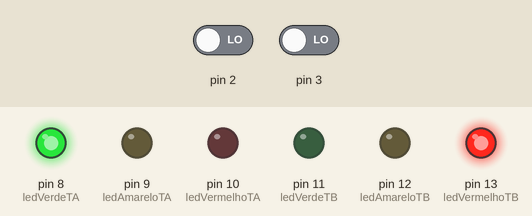
The sketch below on a simulated Arduino Uno, built with avr-gcc and run on an emulated ATmega328P. Parts: output pins drawn as LEDs (lit = HIGH). The test bench sets the inputs (shaded band); at power-on: pin 2 LOW, pin 3 LOW.

Above: at 5.0 s.
At 12.5 s:
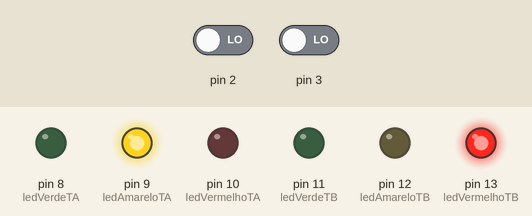
At 20.0 s:
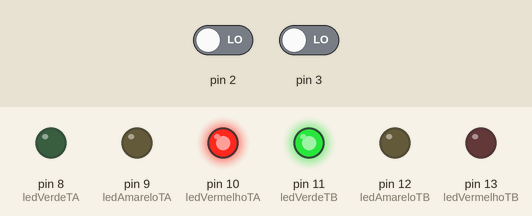
At 27.5 s:
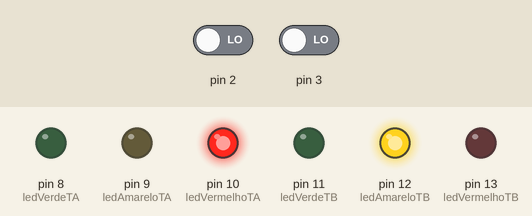
Timing chart, 0 to 39.0 s (numbered marks = the images above):
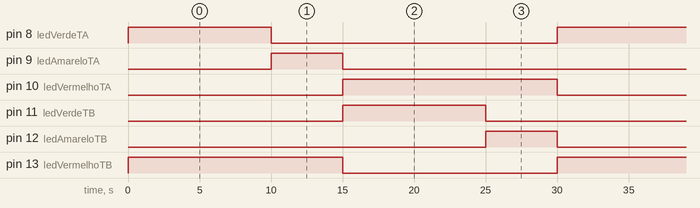

Measured:
- by itself, pin 8 (ledVerdeTA), pin 11 (ledVerdeTB): alternates HIGH for 10.0 s and LOW for 20.0 s
- by itself, pin 9 (ledAmareloTA), pin 12 (ledAmareloTB): alternates HIGH for 5.0 s and LOW for 25.0 s
- by itself, pin 10 (ledVermelhoTA), pin 13 (ledVermelhoTB): alternates HIGH for 15.0 s and LOW for 15.0 s

The sketch:

codigo_semaforo.ino
```cpp
#define ledVermelhoTA 10
#define ledAmareloTA 9
#define ledVerdeTA 8
#define ledVermelhoTB 13
#define ledAmareloTB 12
#define ledVerdeTB 11

void setup() {

  pinMode(ledVermelhoTA, OUTPUT);
  pinMode(ledAmareloTA, OUTPUT);
  pinMode(ledVerdeTA, OUTPUT);
  pinMode(ledVermelhoTB, OUTPUT);
  pinMode(ledAmareloTB, OUTPUT);
  pinMode(ledVerdeTB, OUTPUT);
}

void loop() {

  //Semafóros
  do{
    digitalWrite(ledVerdeTA, HIGH);
    digitalWrite(ledVermelhoTB, HIGH);
    delay(10000);
  }while(digitalRead(2) == 1);

  digitalWrite(ledVerdeTA, LOW);
  digitalWrite(ledAmareloTA, HIGH);
  delay(5000);

  digitalWrite(ledAmareloTA, LOW);
  digitalWrite(ledVermelhoTB, LOW);

  do{
    digitalWrite(ledVermelhoTA, HIGH);
    digitalWrite(ledVerdeTB, HIGH);
    delay(10000);
  }while(digitalRead(3) == 1);

  digitalWrite(ledVerdeTB, LOW);
  digitalWrite(ledAmareloTB, HIGH);
  delay(5000);

  digitalWrite(ledVermelhoTA, LOW);
  digitalWrite(ledAmareloTB, LOW);

}
```
